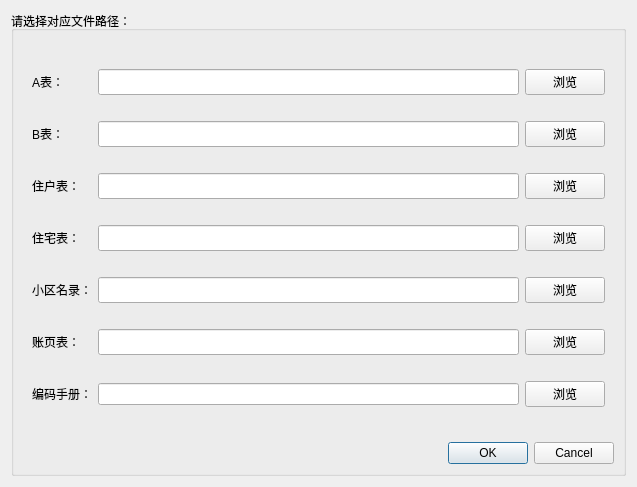
<?xml version="1.0" encoding="UTF-8"?>
<ui version="4.0">
 <class>importFileDialog</class>
 <widget class="QDialog" name="importFileDialog">
  <property name="geometry">
   <rect>
    <x>0</x>
    <y>0</y>
    <width>637</width>
    <height>487</height>
   </rect>
  </property>
  <property name="windowTitle">
   <string>导入相关文件</string>
  </property>
  <layout class="QVBoxLayout" name="verticalLayout">
   <item>
    <widget class="QGroupBox" name="groupBox">
     <property name="title">
      <string>请选择对应文件路径：</string>
     </property>
     <layout class="QVBoxLayout" name="verticalLayout_2">
      <item>
       <widget class="QWidget" name="widget" native="true">
        <property name="sizePolicy">
         <sizepolicy hsizetype="Expanding" vsizetype="Preferred">
          <horstretch>0</horstretch>
          <verstretch>0</verstretch>
         </sizepolicy>
        </property>
        <layout class="QGridLayout" name="gridLayout">
         <item row="0" column="0">
          <widget class="QLabel" name="label">
           <property name="text">
            <string>A表：</string>
           </property>
          </widget>
         </item>
         <item row="0" column="1">
          <widget class="QLineEdit" name="A_path">
           <property name="sizePolicy">
            <sizepolicy hsizetype="Expanding" vsizetype="Preferred">
             <horstretch>0</horstretch>
             <verstretch>0</verstretch>
            </sizepolicy>
           </property>
          </widget>
         </item>
         <item row="0" column="2">
          <widget class="QPushButton" name="A_pushButton">
           <property name="text">
            <string>浏览</string>
           </property>
          </widget>
         </item>
         <item row="1" column="0">
          <widget class="QLabel" name="label_2">
           <property name="text">
            <string>B表：</string>
           </property>
          </widget>
         </item>
         <item row="1" column="1">
          <widget class="QLineEdit" name="B_path">
           <property name="sizePolicy">
            <sizepolicy hsizetype="Expanding" vsizetype="Preferred">
             <horstretch>0</horstretch>
             <verstretch>0</verstretch>
            </sizepolicy>
           </property>
          </widget>
         </item>
         <item row="1" column="2">
          <widget class="QPushButton" name="B_pushButton">
           <property name="text">
            <string>浏览</string>
           </property>
          </widget>
         </item>
         <item row="2" column="0">
          <widget class="QLabel" name="label_4">
           <property name="text">
            <string>住户表：</string>
           </property>
          </widget>
         </item>
         <item row="2" column="1">
          <widget class="QLineEdit" name="zhuhu_path">
           <property name="sizePolicy">
            <sizepolicy hsizetype="Expanding" vsizetype="Preferred">
             <horstretch>0</horstretch>
             <verstretch>0</verstretch>
            </sizepolicy>
           </property>
          </widget>
         </item>
         <item row="2" column="2">
          <widget class="QPushButton" name="zhuhu_pushButton">
           <property name="text">
            <string>浏览</string>
           </property>
          </widget>
         </item>
         <item row="3" column="0">
          <widget class="QLabel" name="label_5">
           <property name="text">
            <string>住宅表：</string>
           </property>
          </widget>
         </item>
         <item row="3" column="1">
          <widget class="QLineEdit" name="zhuzhai_path">
           <property name="sizePolicy">
            <sizepolicy hsizetype="Expanding" vsizetype="Preferred">
             <horstretch>0</horstretch>
             <verstretch>0</verstretch>
            </sizepolicy>
           </property>
          </widget>
         </item>
         <item row="3" column="2">
          <widget class="QPushButton" name="zhuzhai_pushButton">
           <property name="text">
            <string>浏览</string>
           </property>
          </widget>
         </item>
         <item row="4" column="0">
          <widget class="QLabel" name="label_3">
           <property name="text">
            <string>小区名录：</string>
           </property>
          </widget>
         </item>
         <item row="4" column="1">
          <widget class="QLineEdit" name="xiaoqu_path">
           <property name="sizePolicy">
            <sizepolicy hsizetype="Expanding" vsizetype="Preferred">
             <horstretch>0</horstretch>
             <verstretch>0</verstretch>
            </sizepolicy>
           </property>
          </widget>
         </item>
         <item row="4" column="2">
          <widget class="QPushButton" name="xiaoqu_pushButton">
           <property name="text">
            <string>浏览</string>
           </property>
          </widget>
         </item>
         <item row="5" column="0">
          <widget class="QLabel" name="label_6">
           <property name="text">
            <string>账页表：</string>
           </property>
          </widget>
         </item>
         <item row="5" column="1">
          <widget class="QLineEdit" name="zy_path">
           <property name="sizePolicy">
            <sizepolicy hsizetype="Expanding" vsizetype="Preferred">
             <horstretch>0</horstretch>
             <verstretch>0</verstretch>
            </sizepolicy>
           </property>
          </widget>
         </item>
         <item row="5" column="2">
          <widget class="QPushButton" name="zy_pushButton">
           <property name="text">
            <string>浏览</string>
           </property>
          </widget>
         </item>
         <item row="6" column="0">
          <widget class="QLabel" name="label_7">
           <property name="text">
            <string>编码手册：</string>
           </property>
          </widget>
         </item>
         <item row="6" column="1">
          <widget class="QLineEdit" name="codes_path"/>
         </item>
         <item row="6" column="2">
          <widget class="QPushButton" name="codes_pushButton">
           <property name="text">
            <string>浏览</string>
           </property>
          </widget>
         </item>
        </layout>
       </widget>
      </item>
      <item>
       <widget class="QDialogButtonBox" name="buttonBox">
        <property name="orientation">
         <enum>Qt::Horizontal</enum>
        </property>
        <property name="standardButtons">
         <set>QDialogButtonBox::Cancel|QDialogButtonBox::Ok</set>
        </property>
        <property name="centerButtons">
         <bool>false</bool>
        </property>
       </widget>
      </item>
     </layout>
    </widget>
   </item>
  </layout>
 </widget>
 <resources/>
 <connections>
  <connection>
   <sender>buttonBox</sender>
   <signal>accepted()</signal>
   <receiver>importFileDialog</receiver>
   <slot>accept()</slot>
   <hints>
    <hint type="sourcelabel">
     <x>248</x>
     <y>254</y>
    </hint>
    <hint type="destinationlabel">
     <x>157</x>
     <y>274</y>
    </hint>
   </hints>
  </connection>
  <connection>
   <sender>buttonBox</sender>
   <signal>rejected()</signal>
   <receiver>importFileDialog</receiver>
   <slot>reject()</slot>
   <hints>
    <hint type="sourcelabel">
     <x>316</x>
     <y>260</y>
    </hint>
    <hint type="destinationlabel">
     <x>286</x>
     <y>274</y>
    </hint>
   </hints>
  </connection>
 </connections>
</ui>
